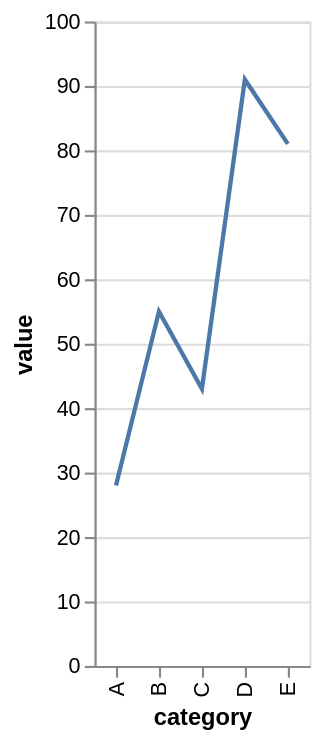

Here is the Vega-Lite specification saved for this chart:
### Vega-Lite specification from a JSON file in a GitHub repository (floating-point values rounded to 4 significant figures)
{"$schema": "https://vega.github.io/schema/vega-lite/v6.json", "data": {"values": [{"category": "A", "value": 28}, {"category": "B", "value": 55}, {"category": "C", "value": 43}, {"category": "D", "value": 91}, {"category": "E", "value": 81}]}, "description": "Explicit point scale.", "encoding": {"x": {"field": "category", "scale": {"type": "point"}, "type": "ordinal"}, "y": {"field": "value", "type": "quantitative"}}, "mark": "line", "usermeta": {"easel": {"standin_ratio": 0.0254, "threshold": 0.05}}}
